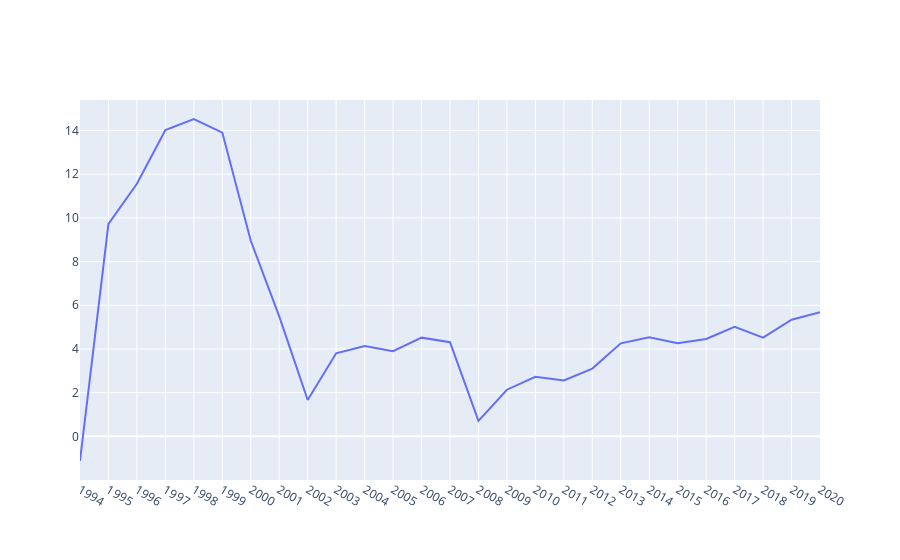

Source (notebook cell):
### Code cell
fig = go.Figure(go.Line(x=investor.stock_profit['Y'],y=((investor.stock_profit['total_value']/investor.stock_profit['total_cost'])**(1/(investor.stock_profit.index+1)) - 1)*100))
fig.show()

### Figure 1 — Plotly figure (JSON) as saved in the notebook; plotly's stock layout.template omitted (floating-point values rounded to 4 significant figures)
{"data": [{"type": "scatter", "x": ["1994", "1995", "1996", "1997", "1998", "1999", "2000", "2001", "2002", "2003", "2004", "2005", "2006", "2007", "2008", "2009", "2010", "2011", "2012", "2013", "2014", "2015", "2016", "2017", "2018", "2019", "2020"], "y": [-1.128, 9.723, 11.56, 14.02, 14.53, 13.91, 8.952, 5.49, 1.663, 3.803, 4.14, 3.897, 4.519, 4.311, 0.71, 2.136, 2.723, 2.556, 3.103, 4.259, 4.539, 4.26, 4.459, 5.018, 4.52, 5.338, 5.679]}], "layout": {"autosize": true, "xaxis": {"autorange": true, "range": [0, 26], "type": "category"}, "yaxis": {"autorange": true, "range": [-1.998, 15.4], "type": "linear"}}}
